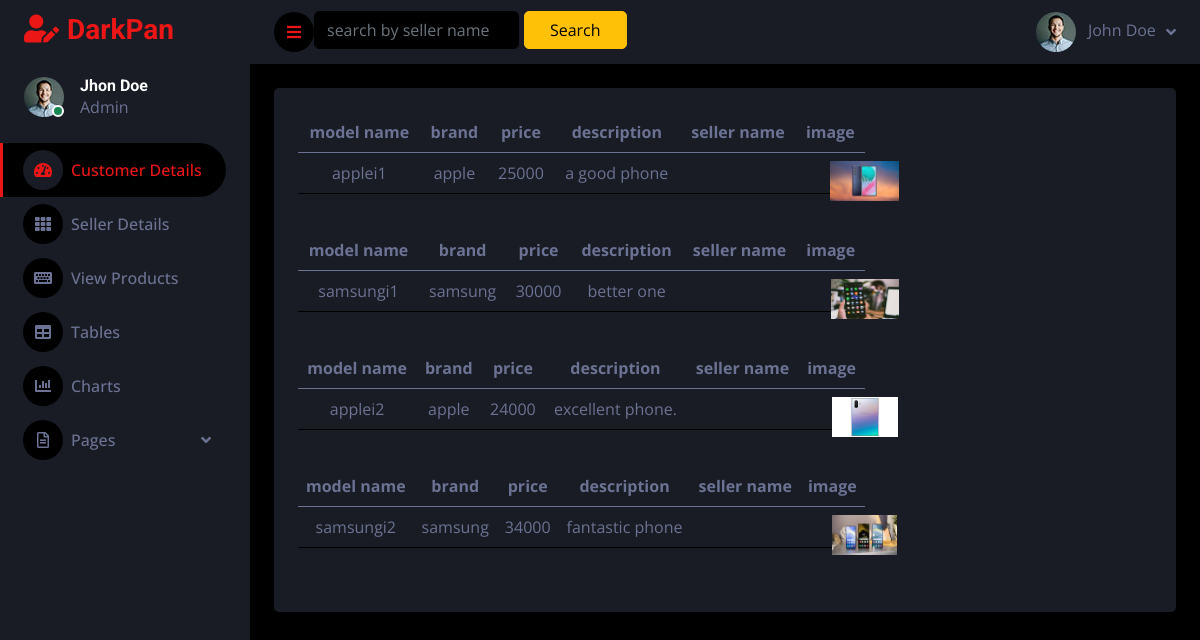
Page /admin_view_products/ on the earlier database version.
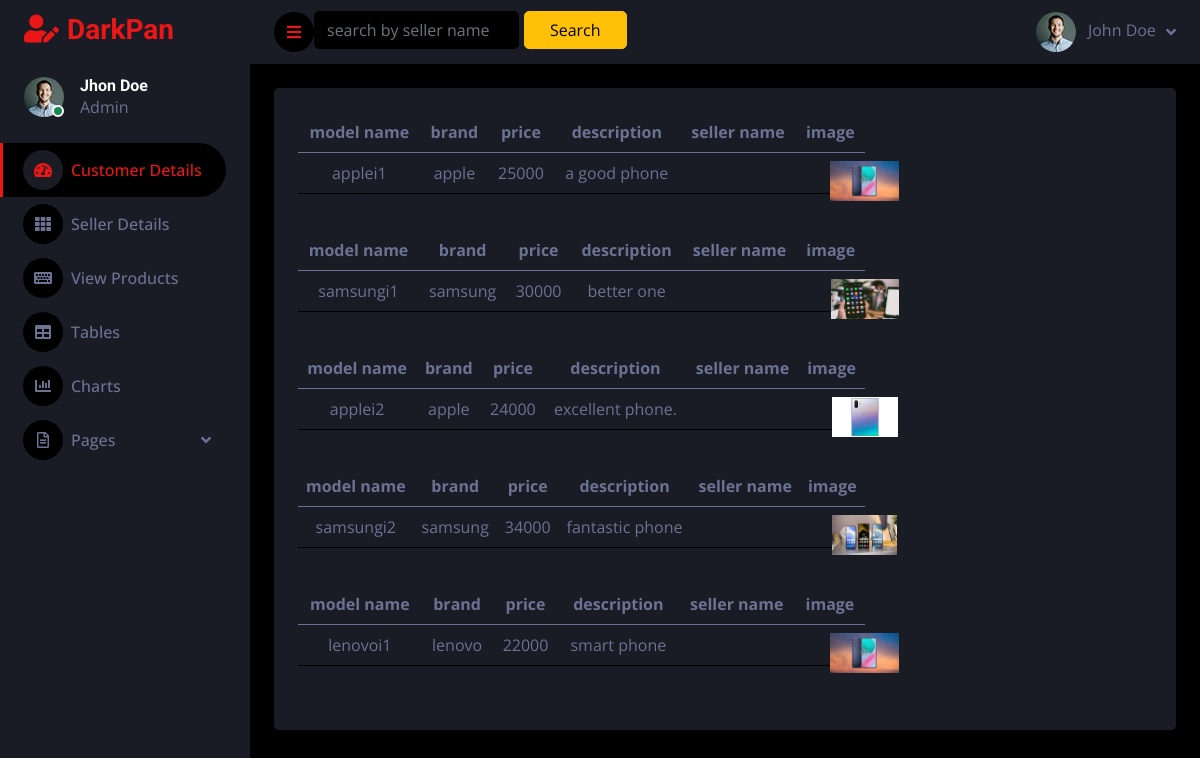
Same page on the later database version.
### sales_app/models.py (models this page shows)
class mobileproduct(models.Model):
    seller=models.ForeignKey(Seller,on_delete=models.CASCADE,related_name='mobileproduct')
    name=models.CharField(max_length=250)
    brand=models.CharField(max_length=250)
    price=models.CharField(max_length=250)
    description=models.TextField()
    image=models.FileField(upload_to='documents/')

### sales_app/admin_views.py (the view)
# urls.py: path("admin_view_products/", admin_views.admin_view_products, name="admin_view_products"),
def admin_view_products(request):
    data= mobileproduct.objects.all()
    searched_form = product_filter_form(request.GET,queryset=data)
    data = searched_form.qs
    context = {'data': data, 'searched_form': searched_form}
    return render(request,"admin/view_products.html",context)

### template/admin/view_products.html
{% extends 'admin/admin_dash.html' %}
{% block search %}
<form method="GET" style="display:grid;grid-template-columns:1fr 1fr;">
    <p style="margin-bottom:2%;">{{searched_form.form.seller_name}}</p>
    <button class="btn btn-warning" type="submit" style="margin-bottom:2%;width:50%;margin-left:5px;" >Search </button>
</form>
{% endblock %}
{% block content %}
<div style="display:grid;grid-template-columns:1fr;grid-gap:20px;">
{% for i in data %}
<table class="table">
  <thead>
    <tr>
      <th scope="col">model name</th>
      <th scope="col">brand</th>
         <th scope="col">price</th>
      <th scope="col">description</th>
      <th scope="col">seller name</th>
        <th scope="col">image</th>
    </tr>
  </thead>
  <tbody>
    <tr>
      <td>{{i.name}}</td>
      <td>{{i.brand}}</td>
      <td>{{i.price}}</td>
        <td>{{i.description}}</td>
      <td>{{i.seller.name}}</td>
        <td style="position:relative;"><img src="{{i.image.url}}" alt="..." style="position:absolute;width:100%;height:100%;"></td>
    </tr>
  </tbody>
</table>
{% endfor %}
 </div>
{% endblock %}

Differences in the rows shown:
added mobileproduct: name "lenovoi1", brand "lenovo", price "22000", description "smart phone", image (picture)
